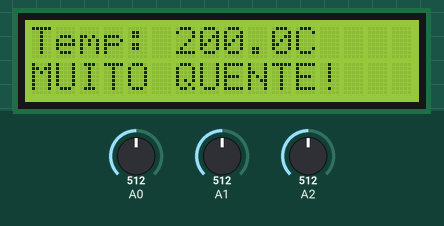
This sketch was run on a simulated Arduino Uno, built with avr-gcc and run on an emulated ATmega328P. Parts: 16×2 character LCD. The test bench sets the inputs (shaded band); at power-on: A2 = 512, A1 = 512, A0 = 512.

Above: at 1.2 s.
1.3 s: A2 set to 323
At 13.0 s:
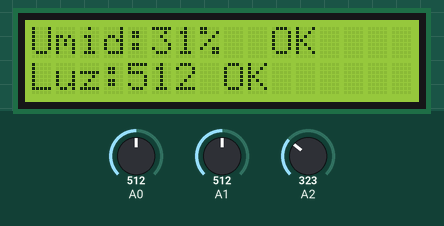
15.3 s: A2 set to 288
At 21.7 s:
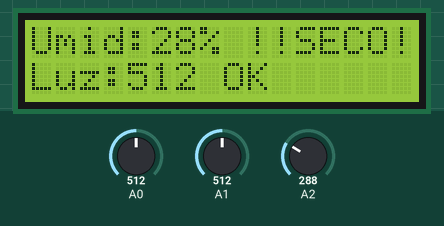
28.6 s: A1 set to 190
At 40.5 s:
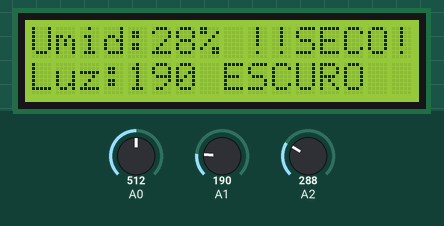
42.6 s: A0 set to 187
At 45.5 s:
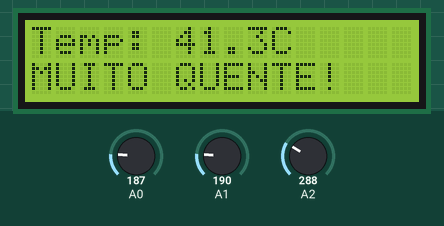
51.6 s: A0 set to 157
At 55.5 s:
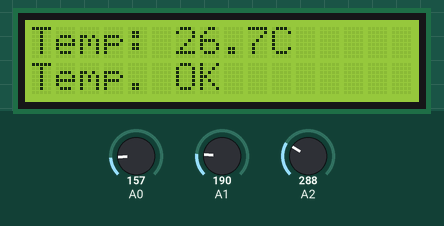
64.7 s: A0 set to 122
At 72.9 s:
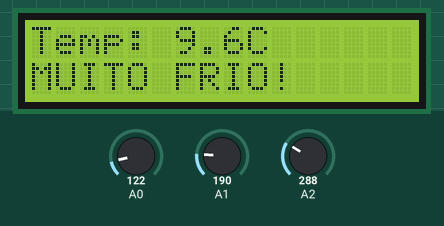
Timing chart, 0 to 74.4 s (numbered marks = the images above; inputs shaded):
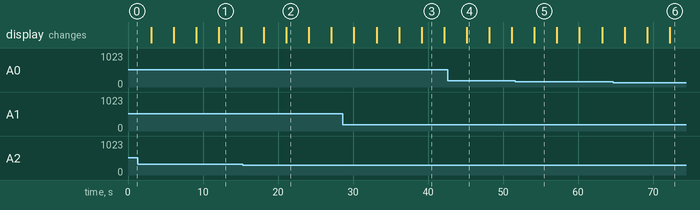

The sketch:

Vaso_planta_auto.ino
```cpp
#include <LiquidCrystal.h>

//Comando para configurar os pinos lcd
LiquidCrystal lcd(12, 11, 5, 4, 3, 2);

//Comando para definir os limites da planta (ajustavel conforme a necessidade da planta)
const float TEMP_MAX = 35.0;
const float TEMP_MIN = 15.0;
const int UMID_MIN = 30;
const int LUZ_MIN = 200;

void setup() {
  Serial.begin(9600);
  lcd.begin(16, 2);
}
//Comando para configurar o sensor de temperatura
float leituraTemperatura(int pinoTemp){
  int leitura = analogRead(pinoTemp);
  float voltagem = leitura * (5.0 / 1024.0);
  float temperaturaC = (voltagem - 0.5) * 100;
  return temperaturaC;
}
//Comando para configurar o sensor de luz
int leituraLuz(int pinoLuz){
  return analogRead(pinoLuz);
}
//Comando para configurar o sensor de umidade
int leituraUmidade(int pinoUmidade){
  int leituraBruta = analogRead(pinoUmidade);
  return map(leituraBruta, 0, 1023, 0, 100);
}

void loop() {
  float temp = leituraTemperatura(A0);
  int luz = leituraLuz(A1);
  int umid = leituraUmidade(A2);

  //Comando para aparecer na tela lcd a temperatura
  lcd.clear();
  lcd.setCursor(0, 0);
  lcd.print("Temp: "); lcd.print(temp, 1); lcd.print("C");

  lcd.setCursor(0, 1);
  //Comando para aparecer na tela lcd quando estiver em temperatura elavadas
  if (temp > TEMP_MAX) lcd.print("MUITO QUENTE!");
  else if (temp < TEMP_MIN) lcd.print("MUITO FRIO!");
  else lcd.print("Temp. OK");

  delay(3000);

  //Comando para aparecer na tela lcd a luz e a umidade
  lcd.clear();
  lcd.setCursor(0, 0);
  lcd.print("Umid:"); lcd.print(umid); lcd.print("% ");

  //Comando para aparecer na tela lcd se tiver baixa umidade
  if (umid < UMID_MIN) lcd.print("!!SECO!!");
  else lcd.print(" OK");

  lcd.setCursor(0, 1);
  lcd.print("Luz:"); lcd.print(luz);

  //Comando para aparecer na tela lcd quando estiver escuro
  if (luz < LUZ_MIN) lcd.print(" ESCURO");
  else lcd.print(" OK");

  delay(3000);

  //Comando para aparec na tela lcd se estiver critico
  if (umid < UMID_MIN || temp > TEMP_MAX) {
    lcd.clear();
    lcd.setCursor(0, 0);
    lcd.print("   ATENCAO!!   ");
    lcd.setCursor(0, 1);
    if (umid < UMID_MIN) lcd.print("PRECISA DE AGUA");
    else lcd.print("MUDE DE LOCAL");
    delay(3000);
  }
}
```

Measured:
- the behaviour switches between 307 and 306 on A2 (found by bisection; images 1 and 2)
- the behaviour switches between 175 and 174 on A0 (found by bisection; images 4 and 5)
- after the input at 15.3 s, the display: first differs from a run without the input after 5.8 s (image 2)
- after the input at 28.6 s, the display: first differs from a run without the input after 10.6 s (image 3)
- after the input at 51.6 s, the display: changes after 2.6 s (image 5)
- after the input at 64.7 s, the display: first differs from a run without the input after 7.5 s (image 6)
- what the display in image 1 shows lasts 3.0 s, from 12.1 s to 15.1 s
